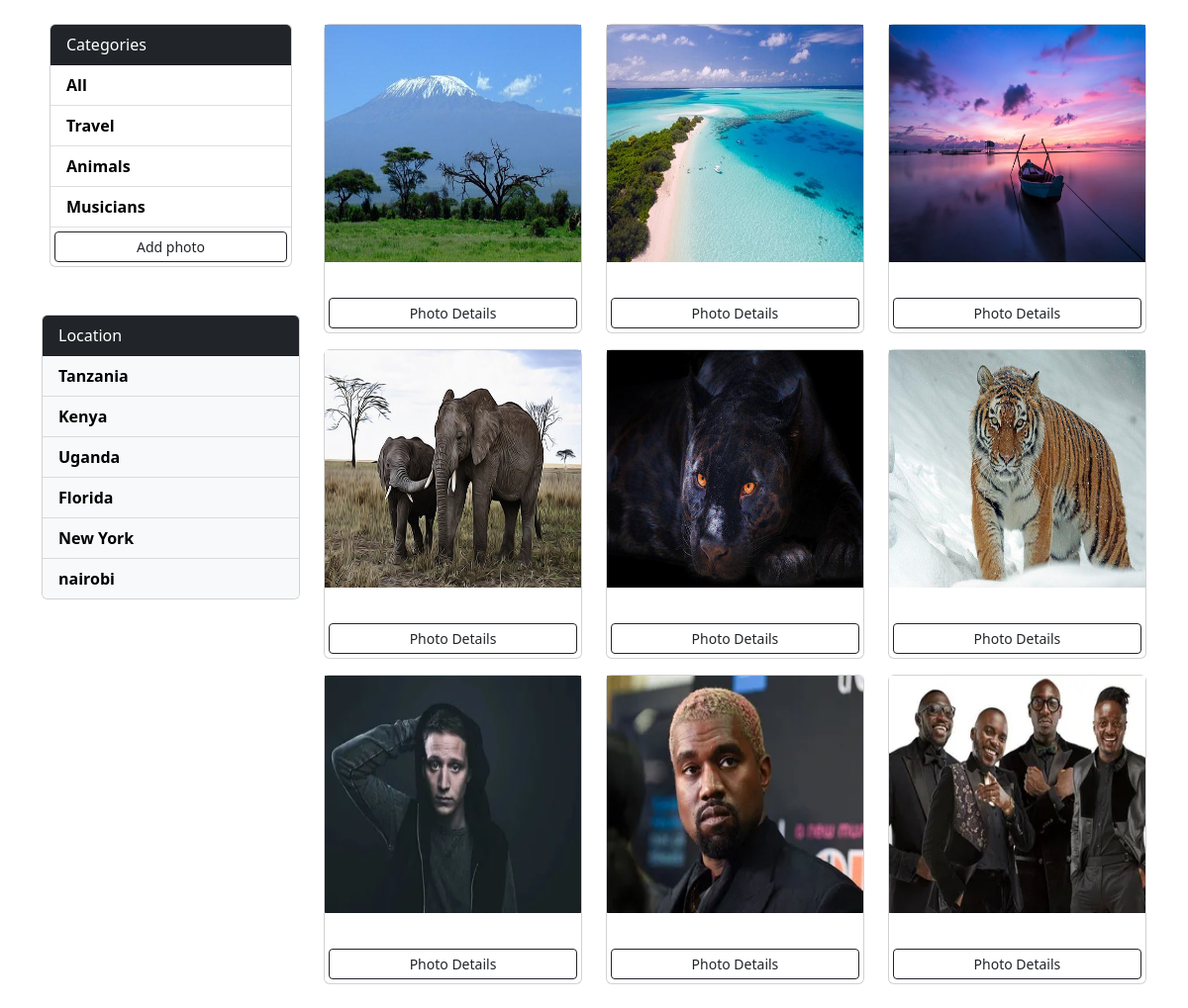
Before: / with the older database file.
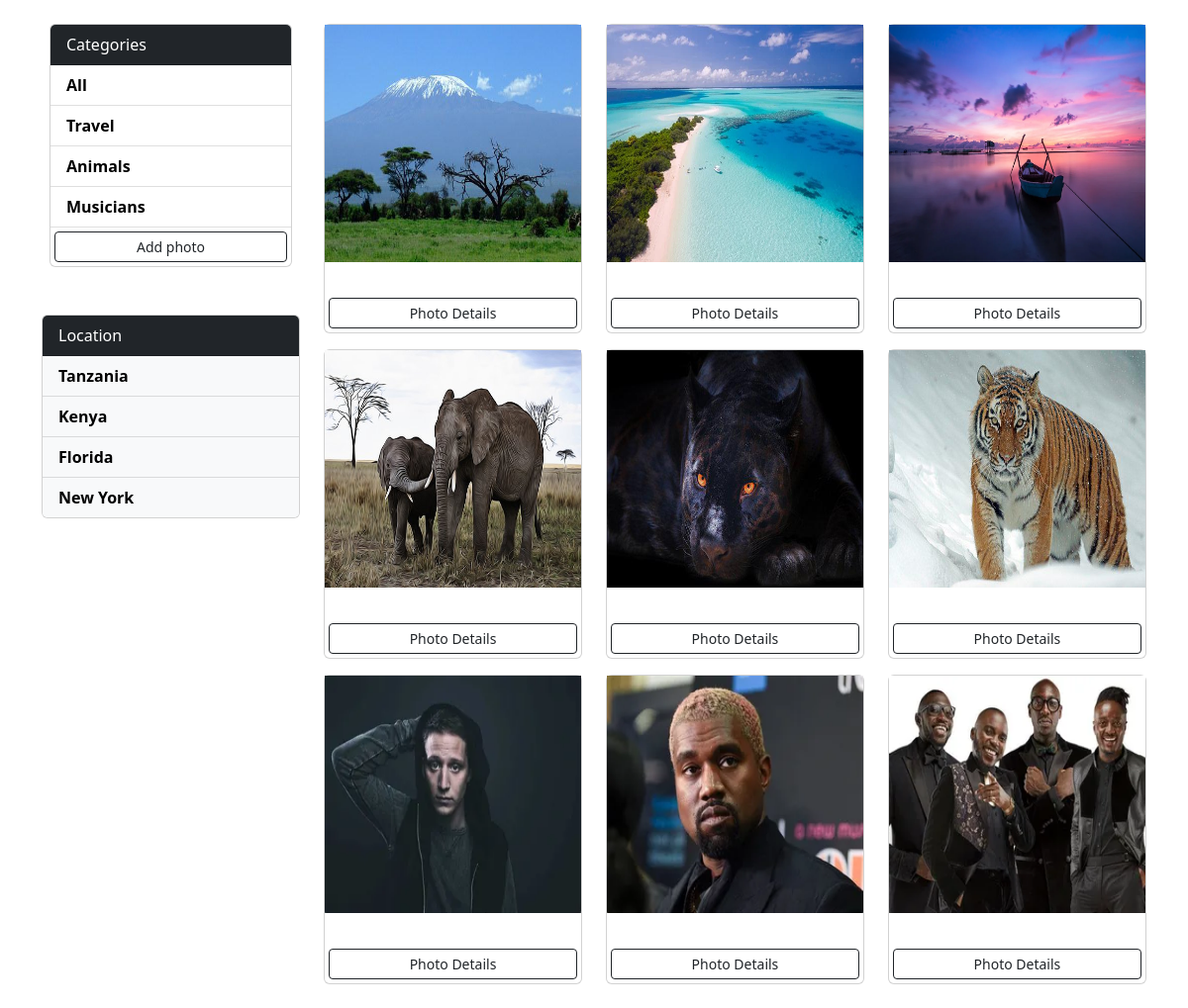
After: the same page with the newer database file.
### photos/models.py (models this page shows, shortened)
class Category(models.Model):
    name = models.CharField(max_length=100, null=False,blank=False)

class Location(models.Model):
    name = models.CharField(max_length=100, null=False,blank=False)
    def __str__(self):
        return self.name

class Photo(models.Model):
    category = models.ForeignKey(Category,on_delete=models.SET_NULL, null=True, blank=True)
    location = models.ForeignKey(Location,on_delete=models.SET_NULL, null=True, blank=False)
    image = models.ImageField(null=False,blank=False)
    description = models.TextField()

### photos/views.py (the view)
# urls.py: path('',views.gallery,name='gallery'),
def gallery(request):
    category = request.GET.get('category')
    if category == None:
        photos = Photo.objects.all()
    else:
        photos = Photo.objects.filter(category__name = category)
    categories = Category.objects.all()
    locations = Location.objects.all()
    context = {'categories': categories, 'photos':photos, 'locations': locations}
    return render(request,'photos/gallery.html', context)

### photos/templates/photos/gallery.html (shortened to what this page needs)
{% load static %}
<!DOCTYPE html>
<html lang="en">
<head>
    <link href="https://cdn.jsdelivr.net/npm/bootstrap@5.2.0-beta1/dist/css/bootstrap.min.css" rel="stylesheet"
>
      {% block styles %}
      <link rel="stylesheet" href="{% static 'css/gallery.css' %}">
      {% endblock %}
</head>
<body class="m-3">
    <div class="container">
        <div class="row">
            <div class="col-md-3">
                <div class="card m-2">
                    <div class="card-header text-white bg-dark">
                        Categories
                    </div>
                    <ul class="list-group list-group-flush">
                        <li class="list-group-item">
                           <a href="{% url 'gallery' %}">All</a>
                        </li>
                        {% for category in categories %}
                        <li class="list-group-item">
                            <a href="{% url 'gallery' %}?category={{category.name}}">
                            {{category.name}}
                            </a>
                        </li>
                        {% endfor %}
                            <a href="{% url 'add' %}" class="btn btn-outline-dark btn-block btn-sm  m-1 ">Add photo</a>
                    </ul>
                </div>
                <div class="card my-5">
                    <div class="card-header text-white bg-dark">
                        Location
                    </div>
                    <ul class="list-group list-group-flush">
                        {% for location in locations %}
                        <li class="list-group-item bg-light">
                            <a href="{% url 'location' %}?location={{location.name}}">
                                {{location.name}}
                            </a>
                        </li>
                        {% endfor %}
                    </ul>
                </div>
            </div>
            <div class="col-md-9">
                <div class="row">
                    {% for photo in photos %}
                    <div class="col-md-4">
                        <div class="card my-2">
                            <img class="image-thumbail"
                                src="{{photo.image.url}}"
                                alt="Card image cap">
                            <div class="card-body">
                            </div>
                            <button type="button" class="btn btn-outline-dark btn-sm m-1" data-bs-toggle="modal"
                                data-bs-target="#exampleModal{{photo.id}}">
                                Photo Details
                            </button>
                        </div>
                    </div>
                    {% empty %}
                    <h3>No Photos...</h3>
                    {% endfor %}
                </div>
            </div>
        </div>
    </div>
</body>
</html>

Changed rows visible on the page:
removed Location: name "Uganda"
removed Location: name "nairobi"
